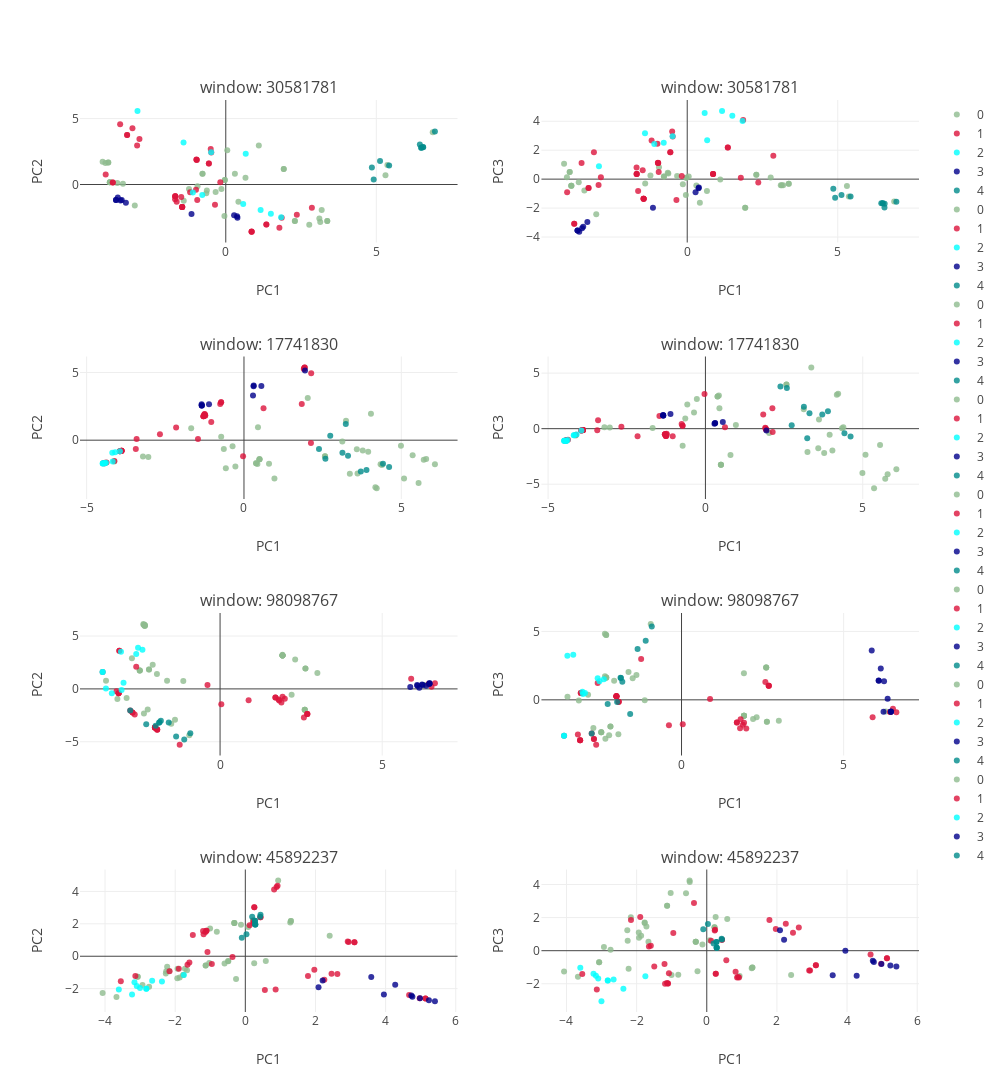

Notebook code cell kept with this figure:
### Markdown cell above
### I. Local variation sample

Visualize genetic structure at local windows using PCA.

### Code cell
## a look at local windows
from structure_tools.Tutorial_subplots import window_sample_plot

windows_pick= 5
Chr= 1

window_sample_plot(Windows,label_select,PCA_color_ref,Chr= 1,windows_pick= windows_pick,height= 1500,width= 1000)

### Figure 1 — Plotly figure (JSON) as saved in the notebook; plotly's stock layout.template omitted (floating-point values rounded to 4 significant figures)
{"data": [{"marker": {"color": "darkseagreen", "line": {"width": 0}, "opacity": 0.8, "size": 6, "symbol": "circle"}, "mode": "markers", "name": "0", "type": "scatter", "uid": "6b1c64d7-3d3f-49d5-8d57-96bd848e1dbe", "x": [5.305, 3.372, -3.904, -0.6284, -4.091, -0.336, 0.6552, 5.369, -0.9382, -3.603, -0.1449, 0.04963, 0.4202, 3.372, -3.416, 3.108, -3.85, 2.773, 3.186, 2.296, 2.296, 0.3034, -1.221, 1.926, -1.396, -0.04457, 3.139, -3.85, -0.773, -3.022, 1.926, -3.85, -0.0314, -0.6467, -0.0314, -0.773, -3.997, 6.875, -3.904, 1.098], "xaxis": "x", "y": [0.708, -2.765, 1.662, -0.4491, 1.73, -0.5725, 0.5062, 1.472, -0.1329, 0.1215, -0.3367, 2.596, -1.306, -2.765, 0.05395, -2.577, 0.1785, -3.045, -1.938, -2.761, -2.761, 0.816, -0.3329, 1.186, -1.231, -2.383, -2.845, 0.1785, 0.8198, -1.592, 1.186, 0.1785, 0.3485, -0.6637, 0.3485, 0.8198, 1.624, 3.963, 1.662, 2.956], "yaxis": "y"}, {"marker": {"color": "crimson", "line": {"width": 0}, "opacity": 0.8, "size": 6, "symbol": "circle"}, "mode": "markers", "name": "1", "type": "scatter", "uid": "868de749-bc66-4205-a42e-29d22e27faf7", "x": [-1.183, 2.86, -0.3583, -2.945, 1.858, -0.9473, -0.4816, -3.277, -0.5621, -3.509, -1.679, 1.348, -0.9744, -1.447, -3.753, -0.9714, -1.447, 2.36, 1.348, -3.099, 0.8583, -3.753, -0.5621, -3.277, 1.781, -1.447, 0.8583, -0.9889, 0.8583, -1.447, -1.683, -2.868, -0.1809, -1.631, -1.479, -0.5, -0.9623, -1.679, -3.989, -1.679], "xaxis": "x", "y": [-0.5821, -1.767, -1.542, 2.958, -2.514, -1.18, 2.432, 3.751, 1.589, 4.565, -0.896, -3.028, 1.902, -1.71, 0.1543, 1.887, -1.71, -2.297, -3.028, 4.267, -3.574, 0.1543, 1.589, 3.751, -3.284, -1.71, -3.574, -0.3939, -3.574, -1.71, -1.112, 3.453, 0.165, -1.308, -0.9395, 2.698, 1.864, -0.896, 0.7518, -0.896], "yaxis": "y"}, {"marker": {"color": "cyan", "line": {"width": 0}, "opacity": 0.8, "size": 6, "symbol": "circle"}, "mode": "markers", "name": "2", "type": "scatter", "uid": "00a823da-82be-4268-9524-af6c3da10140", "x": [-0.7806, -1.403, -0.4851, 1.838, 0.5794, 0.6631, -1.093, 1.157, -2.932, 1.498], "xaxis": "x", "y": [-0.8039, 3.183, 2.452, -2.483, -1.476, 2.33, -0.6154, -1.94, 5.586, -2.217], "yaxis": "y"}, {"marker": {"color": "darkblue", "line": {"width": 0}, "opacity": 0.8, "size": 6, "symbol": "circle"}, "mode": "markers", "name": "3", "type": "scatter", "uid": "8cea923e-6ab8-4cf5-91d5-bf8a5cb78280", "x": [0.3871, -1.138, -3.587, 0.376, -3.646, -3.455, 0.2767, -3.318, -3.494, -3.646], "xaxis": "x", "y": [-2.519, -2.228, -0.9821, -2.406, -1.169, -1.166, -2.339, -1.381, -1.207, -1.169], "yaxis": "y"}, {"marker": {"color": "darkcyan", "line": {"width": 0}, "opacity": 0.8, "size": 6, "symbol": "circle"}, "mode": "markers", "name": "4", "type": "scatter", "uid": "a94c4f77-4a60-4ba4-b647-1e7136ae9917", "x": [5.426, 4.853, 6.559, 6.494, 6.948, 6.553, 6.494, 4.914, 5.125, 6.447], "xaxis": "x", "y": [1.446, 1.282, 2.834, 2.78, 4.019, 2.842, 2.78, 0.3874, 1.786, 3.033], "yaxis": "y"}, {"marker": {"color": "darkseagreen", "line": {"width": 0}, "opacity": 0.8, "size": 6, "symbol": "circle"}, "mode": "markers", "name": "0", "type": "scatter", "uid": "db79b025-21f8-4462-b9e8-fd37d837e9e2", "x": [5.305, 3.372, -3.904, -0.6284, -4.091, -0.336, 0.6552, 5.369, -0.9382, -3.603, -0.1449, 0.04963, 0.4202, 3.372, -3.416, 3.108, -3.85, 2.773, 3.186, 2.296, 2.296, 0.3034, -1.221, 1.926, -1.396, -0.04457, 3.139, -3.85, -0.773, -3.022, 1.926, -3.85, -0.0314, -0.6467, -0.0314, -0.773, -3.997, 6.875, -3.904, 1.098], "xaxis": "x2", "y": [-0.4685, -0.318, 0.489, 0.3829, 1.061, 0.2111, -0.8139, -1.196, 0.8229, -0.2133, -0.3594, 0.185, -1.63, -0.318, -0.7855, -0.4192, -0.4544, 0.1121, -0.4152, 0.3017, 0.3017, -0.4382, 0.2603, -1.985, -0.3029, -1.098, -0.4252, -0.4544, 0.1815, -2.418, -1.985, -0.4544, 0.09306, 0.4337, 0.09306, 0.1815, 0.1305, -1.551, 0.489, -0.02061], "yaxis": "y2"}, {"marker": {"color": "crimson", "line": {"width": 0}, "opacity": 0.8, "size": 6, "symbol": "circle"}, "mode": "markers", "name": "1", "type": "scatter", "uid": "da295139-508c-4db2-b6c5-65db4bdb268e", "x": [-1.183, 2.86, -0.3583, -2.945, 1.858, -0.9473, -0.4816, -3.277, -0.5621, -3.509, -1.679, 1.348, -0.9744, -1.447, -3.753, -0.9714, -1.447, 2.36, 1.348, -3.099, 0.8583, -3.753, -0.5621, -3.277, 1.781, -1.447, 0.8583, -0.9889, 0.8583, -1.447, -1.683, -2.868, -0.1809, -1.631, -1.479, -0.5, -0.9623, -1.679, -3.989, -1.679], "xaxis": "x2", "y": [2.672, 1.62, -1.441, -0.4002, 4.082, 0.4969, 2.941, -0.6086, 1.861, 1.115, 0.36, 2.186, 1.137, -1.363, -3.088, 1.116, -1.363, -0.24, 2.186, 1.86, 0.3612, -3.088, 1.861, -0.6086, 0.0991, -1.363, 0.3612, 2.438, 0.3612, -1.363, 0.8117, 0.1365, 0.2104, -0.8277, 0.613, 3.292, 1.114, 0.36, -0.9129, 0.36], "yaxis": "y2"}, {"marker": {"color": "cyan", "line": {"width": 0}, "opacity": 0.8, "size": 6, "symbol": "circle"}, "mode": "markers", "name": "2", "type": "scatter", "uid": "34778e94-55fa-4466-a82a-158e032b8c08", "x": [-0.7806, -1.403, -0.4851, 1.838, 0.5794, 0.6631, -1.093, 1.157, -2.932, 1.498], "xaxis": "x2", "y": [2.508, 3.165, 2.97, 4.011, 4.569, 2.695, 2.432, 4.719, 0.891, 4.384], "yaxis": "y2"}, {"marker": {"color": "darkblue", "line": {"width": 0}, "opacity": 0.8, "size": 6, "symbol": "circle"}, "mode": "markers", "name": "3", "type": "scatter", "uid": "c7895bbb-b493-4e57-9cad-e660e0cb8de6", "x": [0.3871, -1.138, -3.587, 0.376, -3.646, -3.455, 0.2767, -3.318, -3.494, -3.646], "xaxis": "x2", "y": [-0.5813, -1.984, -3.627, -0.6234, -3.541, -3.285, -0.9, -2.958, -3.399, -3.541], "yaxis": "y2"}, {"marker": {"color": "darkcyan", "line": {"width": 0}, "opacity": 0.8, "size": 6, "symbol": "circle"}, "mode": "markers", "name": "4", "type": "scatter", "uid": "416337a3-ef39-4845-b35b-0c45ce732a32", "x": [5.426, 4.853, 6.559, 6.494, 6.948, 6.553, 6.494, 4.914, 5.125, 6.447], "xaxis": "x2", "y": [-1.204, -0.6704, -1.7, -1.658, -1.567, -1.951, -1.658, -1.286, -1.093, -1.662], "yaxis": "y2"}, {"marker": {"color": "darkseagreen", "line": {"width": 0}, "opacity": 0.8, "size": 6, "symbol": "circle"}, "mode": "markers", "name": "0", "type": "scatter", "uid": "edb14b68-363f-44bd-8f9c-47f16a4f74d5", "x": [0.3851, 4.176, 2.026, -0.3623, 0.7962, 0.4922, 0.9678, 4.383, 5.087, 0.4922, 5.789, 3.947, -3.039, 3.364, -0.2728, 2.575, 3.774, 0.4267, 0.3851, 4.217, 4.035, 3.125, 3.243, -0.5765, 2.575, -3.21, 5.549, 5.714, 0.4448, 3.608, -4.122, 0.4922, 3.586, -1.677, -0.6406, -0.724, 6.068, 4.988, 4.341, 5.36], "xaxis": "x3", "y": [-1.697, -3.483, 3.109, -0.4563, -1.746, -1.408, -2.824, -1.833, -2.823, -1.408, -1.394, -0.863, -1.241, -2.487, -1.937, -1.188, -0.761, -1.756, -1.697, -3.543, 1.947, -0.1035, 1.439, -2.07, -1.188, -1.205, -3.159, -1.449, 0.9638, -2.471, -1.571, -1.408, -0.6653, 0.8816, -0.6604, 0.2624, -1.779, -0.4029, -1.774, -1.119], "yaxis": "y3"}, {"marker": {"color": "crimson", "line": {"width": 0}, "opacity": 0.8, "size": 6, "symbol": "circle"}, "mode": "markers", "name": "1", "type": "scatter", "uid": "68f101a2-47a5-42af-bd45-d1f4f797b934", "x": [-2.67, 2.128, -1.287, 1.837, -3.437, -3.899, -2.156, 1.901, -3.889, -1.232, -3.943, -3.943, -1.259, -3.943, 0.6214, -1.233, -4.431, -0.0286, -1.462, -4.421, -0.7553, -4.475, -3.889, -1.246, -1.287, -1.259, -0.7268, 1.912, -4.431, 1.929, -1.287, -3.889, 1.929, -1.04, -4.118, -4.367, -3.889, 2.136, -3.412, -0.7268], "xaxis": "x3", "y": [0.4417, -0.2175, 1.77, 2.682, -0.6495, -0.8004, 0.9324, 5.252, -0.773, 1.833, -0.8088, -0.8088, 1.897, -0.8088, 2.368, 1.806, -1.704, -1.184, 0.09215, -1.676, 2.673, -1.712, -0.773, 1.925, 1.77, 1.897, 2.8, 5.306, -1.704, 5.379, 1.77, -0.773, 5.379, 1.339, -1.543, -1.64, -0.773, 4.94, 0.09431, 2.8], "yaxis": "y3"}, {"marker": {"color": "cyan", "line": {"width": 0}, "opacity": 0.8, "size": 6, "symbol": "circle"}, "mode": "markers", "name": "2", "type": "scatter", "uid": "52fd3142-f282-4455-aa63-6335fc7c05e8", "x": [-3.942, -4.171, -4.425, -4.384, -4.425, -4.483, -4.492, -4.475, -4.093, -4.185], "xaxis": "x3", "y": [-0.8158, -1.579, -1.704, -1.668, -1.704, -1.719, -1.725, -1.712, -0.8834, -0.9278], "yaxis": "y3"}, {"marker": {"color": "darkblue", "line": {"width": 0}, "opacity": 0.8, "size": 6, "symbol": "circle"}, "mode": "markers", "name": "3", "type": "scatter", "uid": "0491fa68-a1b1-4ae8-ac8d-239e56e17c7a", "x": [-1.346, -1.341, -1.341, 0.3085, 0.3055, 0.5522, 1.939, -1.111, -1.341, 0.2866], "xaxis": "x3", "y": [2.651, 2.557, 2.557, 4.038, 3.983, 4.002, 5.152, 2.65, 2.557, 3.299], "yaxis": "y3"}, {"marker": {"color": "darkcyan", "line": {"width": 0}, "opacity": 0.8, "size": 6, "symbol": "circle"}, "mode": "markers", "name": "4", "type": "scatter", "uid": "01aad731-f6c8-449b-b426-df217fb7acfc", "x": [3.306, 4.417, 3.893, 4.612, 3.235, 2.742, 2.588, 3.129, 2.383, 3.713], "xaxis": "x3", "y": [-1.155, -1.747, -2.21, -1.986, 1.194, 0.3347, -1.379, -0.9242, -0.6532, -2.318], "yaxis": "y3"}, {"marker": {"color": "darkseagreen", "line": {"width": 0}, "opacity": 0.8, "size": 6, "symbol": "circle"}, "mode": "markers", "name": "0", "type": "scatter", "uid": "6ad3a8a9-d345-49fa-882e-a17569dfc56c", "x": [0.3851, 4.176, 2.026, -0.3623, 0.7962, 0.4922, 0.9678, 4.383, 5.087, 0.4922, 5.789, 3.947, -3.039, 3.364, -0.2728, 2.575, 3.774, 0.4267, 0.3851, 4.217, 4.035, 3.125, 3.243, -0.5765, 2.575, -3.21, 5.549, 5.714, 0.4448, 3.608, -4.122, 0.4922, 3.586, -1.677, -0.6406, -0.724, 6.068, 4.988, 4.341, 5.36], "xaxis": "x4", "y": [2.895, 3.057, -0.3865, 1.45, -2.362, -3.245, 0.3278, 0.129, -2.347, -3.245, -4.105, -0.5565, 0.09445, 5.516, 2.659, 3.977, -2.193, 2.99, 2.895, 3.151, -1.956, 1.744, -2.097, 2.171, 3.977, 0.1324, -1.477, -4.499, 1.827, 0.8297, -0.6202, -3.245, -1.753, 0.05574, 0.9049, -1.535, -3.645, -3.98, 0.03435, -5.353], "yaxis": "y4"}, {"marker": {"color": "crimson", "line": {"width": 0}, "opacity": 0.8, "size": 6, "symbol": "circle"}, "mode": "markers", "name": "1", "type": "scatter", "uid": "48d1a46b-1daf-4453-929e-344b04b86827", "x": [-2.67, 2.128, -1.287, 1.837, -3.437, -3.899, -2.156, 1.901, -3.889, -1.232, -3.943, -3.943, -1.259, -3.943, 0.6214, -1.233, -4.431, -0.0286, -1.462, -4.421, -0.7553, -4.475, -3.889, -1.246, -1.287, -1.259, -0.7268, 1.912, -4.431, 1.929, -1.287, -3.889, 1.929, -1.04, -4.118, -4.367, -3.889, 2.136, -3.412, -0.7268], "xaxis": "x4", "y": [0.1606, 1.83, -0.5022, 1.273, -0.1321, -0.1538, -0.6759, 0.07423, -0.118, -0.5372, -0.1582, -0.1582, -0.6533, -0.1582, 0.13, -0.462, -1.074, 3.122, 1.141, -1.038, 0.4182, -1.079, -0.118, -0.6593, -0.5022, -0.6533, 0.2672, 0.03485, -1.074, -0.07681, -0.5022, -0.118, -0.07681, -0.678, -0.5509, -0.9982, -0.118, -0.2988, 0.7623, 0.2672], "yaxis": "y4"}, {"marker": {"color": "cyan", "line": {"width": 0}, "opacity": 0.8, "size": 6, "symbol": "circle"}, "mode": "markers", "name": "2", "type": "scatter", "uid": "b5de8023-46cc-41ab-9bc8-8a6fc2026cf3", "x": [-3.942, -4.171, -4.425, -4.384, -4.425, -4.483, -4.492, -4.475, -4.093, -4.185], "xaxis": "x4", "y": [-0.165, -0.5912, -1.108, -1.024, -1.108, -1.085, -1.09, -1.079, -0.5305, -0.5854], "yaxis": "y4"}, {"marker": {"color": "darkblue", "line": {"width": 0}, "opacity": 0.8, "size": 6, "symbol": "circle"}, "mode": "markers", "name": "3", "type": "scatter", "uid": "35545412-18b2-4331-a070-0287dec05a48", "x": [-1.346, -1.341, -1.341, 0.3085, 0.3055, 0.5522, 1.939, -1.111, -1.341, 0.2866], "xaxis": "x4", "y": [1.227, 1.191, 1.191, 0.5145, 0.4792, 0.5938, -0.1547, 1.33, 1.191, 0.4313], "yaxis": "y4"}, {"marker": {"color": "darkcyan", "line": {"width": 0}, "opacity": 0.8, "size": 6, "symbol": "circle"}, "mode": "markers", "name": "4", "type": "scatter", "uid": "9e1fd809-feb8-4e55-9d18-6edece2a286c", "x": [3.306, 4.417, 3.893, 4.612, 3.235, 2.742, 2.588, 3.129, 2.383, 3.713], "xaxis": "x4", "y": [1.379, -0.4068, 1.567, -0.7128, -0.8523, 0.3161, 3.659, 1.975, 3.786, 1.285], "yaxis": "y4"}, {"marker": {"color": "darkseagreen", "line": {"width": 0}, "opacity": 0.8, "size": 6, "symbol": "circle"}, "mode": "markers", "name": "0", "type": "scatter", "uid": "2fa1513f-7acb-4e11-b5eb-57f519fc82a9", "x": [2.207, -2.078, -2.322, -2.233, -2.192, 6.302, -2.719, 1.925, -2.324, -2.348, -2.364, -0.9494, -1.135, -2.477, 1.926, -3.167, -2.362, -1.635, 1.926, -2.477, 1.926, -2.883, -2.324, -2.322, 2.633, 2.612, -2.322, -3.518, 3.001, 2.316, 2.612, 1.926, -1.391, -1.948, 1.926, 2.633, -2.192, 2.612, -1.507, -2.477], "xaxis": "x5", "y": [-0.5424, 2.283, 5.976, -1.943, 1.84, 0.3782, 2.899, 3.227, 6.049, -2.32, 6.151, -4.374, 0.7368, 1.742, 3.154, -0.963, 6.078, 0.7641, 3.154, 1.742, 3.154, -0.8643, 6.04, 5.967, 1.924, -1.985, 5.976, 0.7727, 1.515, 2.777, -1.985, 3.154, -2.92, 1.4, 3.154, 1.924, 1.84, -1.985, -3.298, 1.742], "yaxis": "y5"}, {"marker": {"color": "crimson", "line": {"width": 0}, "opacity": 0.8, "size": 6, "symbol": "circle"}, "mode": "markers", "name": "1", "type": "scatter", "uid": "dfb19b7e-ae49-49b6-80ef-888e5c3e444d", "x": [0.8804, 2.585, -2.008, -2.701, 1.806, 2.69, 6.436, 0.03783, -1.245, 5.894, -2.008, 2.691, -3.128, -2.009, -3.623, -3.107, 1.997, -2.008, -3.107, 1.707, -2.633, -2.008, 6.521, -3.196, -1.939, -1.94, 1.823, -2.77, 6.627, -0.3883, 1.928, -1.939, -2.586, 2.691, 1.892, 6.436, -3.128, 1.707, -3.128, -2.701], "xaxis": "x5", "y": [-1.065, -2.704, -3.657, -2.231, -1.006, -2.38, 0.4711, -1.446, -5.272, 0.9486, -3.657, -2.368, -0.4149, -3.669, 1.589, 3.616, -0.9419, -3.657, 3.616, -0.8227, -2.419, -3.657, 0.1995, -0.2266, -3.846, -3.857, -1.09, -2.043, 0.5354, 0.3697, -0.7536, -3.846, 2.105, -2.368, -1.278, 0.4711, -0.4149, -0.8227, -0.4149, -2.231], "yaxis": "y5"}, {"marker": {"color": "cyan", "line": {"width": 0}, "opacity": 0.8, "size": 6, "symbol": "circle"}, "mode": "markers", "name": "2", "type": "scatter", "uid": "a6f79c69-e3cf-4631-bb52-31517b72e583", "x": [-2.586, -3.056, -3.038, -3.339, -3.521, -3.623, -2.978, -3.623, -2.394, -2.53], "xaxis": "x5", "y": [3.303, 3.508, -0.114, -0.4026, 0.04524, 1.589, 0.5892, 1.589, 3.697, 3.897], "yaxis": "y5"}, {"marker": {"color": "darkblue", "line": {"width": 0}, "opacity": 0.8, "size": 6, "symbol": "circle"}, "mode": "markers", "name": "3", "type": "scatter", "uid": "ba93c126-91de-43a9-9297-c3956fe941d4", "x": [6.078, 6.145, 5.866, 6.231, 6.46, 6.247, 6.46, 6.085, 6.459, 6.358], "xaxis": "x5", "y": [0.3747, 0.09879, 0.1869, 0.4079, 0.4751, 0.3612, 0.4751, 0.3013, 0.5489, 0.2865], "yaxis": "y5"}, {"marker": {"color": "darkcyan", "line": {"width": 0}, "opacity": 0.8, "size": 6, "symbol": "circle"}, "mode": "markers", "name": "4", "type": "scatter", "uid": "3d8ff5e4-1ffa-4d77-a1f2-b196ede93be1", "x": [-0.9177, -1.105, -1.584, -2.278, -1.987, -1.355, -2.77, -1.826, -1.868, -1.882], "xaxis": "x5", "y": [-4.199, -4.779, -3.18, -3.351, -3.483, -4.496, -2.043, -3.023, -3.165, -3.196], "yaxis": "y5"}, {"marker": {"color": "darkseagreen", "line": {"width": 0}, "opacity": 0.8, "size": 6, "symbol": "circle"}, "mode": "markers", "name": "0", "type": "scatter", "uid": "1d884638-2d2d-4d8d-b482-e3cd3fdac37a", "x": [2.207, -2.078, -2.322, -2.233, -2.192, 6.302, -2.719, 1.925, -2.324, -2.348, -2.364, -0.9494, -1.135, -2.477, 1.926, -3.167, -2.362, -1.635, 1.926, -2.477, 1.926, -2.883, -2.324, -2.322, 2.633, 2.612, -2.322, -3.518, 3.001, 2.316, 2.612, 1.926, -1.391, -1.948, 1.926, 2.633, -2.192, 2.612, -1.507, -2.477], "xaxis": "x6", "y": [-1.402, 1.404, 1.628, -2.598, -1.948, -0.8499, -2.062, 1.949, 4.739, -2.844, 4.833, 5.554, -0.02361, -2.378, -1.162, -0.05562, 1.722, 2.036, -1.162, -2.378, -1.162, 0.3746, 4.734, 1.623, -1.595, 2.356, 1.628, 0.2232, -1.523, -1.28, 2.356, -1.162, 1.816, -2.523, -1.162, -1.595, -1.948, 2.356, 1.57, -2.378], "yaxis": "y6"}, {"marker": {"color": "crimson", "line": {"width": 0}, "opacity": 0.8, "size": 6, "symbol": "circle"}, "mode": "markers", "name": "1", "type": "scatter", "uid": "d848be73-38e8-42f7-ad07-aac4ebb3fd08", "x": [0.8804, 2.585, -2.008, -2.701, 1.806, 2.69, 6.436, 0.03783, -1.245, 5.894, -2.008, 2.691, -3.128, -2.009, -3.623, -3.107, 1.997, -2.008, -3.107, 1.707, -2.633, -2.008, 6.521, -3.196, -1.939, -1.94, 1.823, -2.77, 6.627, -0.3883, 1.928, -1.939, -2.586, 2.691, 1.892, 6.436, -3.128, 1.707, -3.128, -2.701], "xaxis": "x6", "y": [0.05846, 1.299, 0.2647, -2.864, -2.078, 1.039, -0.8964, -1.778, 2.984, -1.265, 0.2647, 1.036, -2.951, 0.2671, -2.628, 0.4944, -2.093, 0.2647, 0.4944, -1.662, -3.274, 0.2647, -0.6485, -2.541, -0.145, -0.1426, -1.42, -2.455, -0.9114, -1.865, -1.683, -0.145, 1.236, 1.036, -1.83, -0.8964, -2.951, -1.662, -2.951, -2.864], "yaxis": "y6"}, {"marker": {"color": "cyan", "line": {"width": 0}, "opacity": 0.8, "size": 6, "symbol": "circle"}, "mode": "markers", "name": "2", "type": "scatter", "uid": "5d998b5f-3694-4398-8dc3-6b41581c21f2", "x": [-2.586, -3.056, -3.038, -3.339, -3.521, -3.623, -2.978, -3.623, -2.394, -2.53], "xaxis": "x6", "y": [1.571, 0.5903, 0.4337, 3.301, 3.232, -2.628, 0.4953, -2.628, 1.509, 1.353], "yaxis": "y6"}, {"marker": {"color": "darkblue", "line": {"width": 0}, "opacity": 0.8, "size": 6, "symbol": "circle"}, "mode": "markers", "name": "3", "type": "scatter", "uid": "683aba37-8fee-4667-9f0e-ce63192a4311", "x": [6.078, 6.145, 5.866, 6.231, 6.46, 6.247, 6.46, 6.085, 6.459, 6.358], "xaxis": "x6", "y": [1.412, 2.288, 3.616, -0.8688, -0.8717, 1.352, -0.8717, 1.395, -0.8512, 0.0846], "yaxis": "y6"}, {"marker": {"color": "darkcyan", "line": {"width": 0}, "opacity": 0.8, "size": 6, "symbol": "circle"}, "mode": "markers", "name": "4", "type": "scatter", "uid": "1006a52e-c69a-47bd-a285-101edf7e9c8b", "x": [-0.9177, -1.105, -1.584, -2.278, -1.987, -1.355, -2.77, -1.826, -1.868, -1.882], "xaxis": "x6", "y": [5.355, 4.316, -1.04, -0.2963, -0.161, 3.716, -2.455, 1.331, 1.597, 1.608], "yaxis": "y6"}, {"marker": {"color": "darkseagreen", "line": {"width": 0}, "opacity": 0.8, "size": 6, "symbol": "circle"}, "mode": "markers", "name": "0", "type": "scatter", "uid": "a9cd6f3c-6a26-40b9-bfda-c7bed0ce4854", "x": [-0.4905, -1.029, -0.4856, -0.3135, 1.281, -1.77, -2.229, -1.872, -1.721, -0.2644, 0.9364, -3.069, -0.1238, 0.5838, 1.3, 0.2206, 0.08298, 1.3, 2.405, -1.131, -2.165, -2.266, -0.5917, -1.131, -1.005, -0.3135, -2.255, -2.743, -1.77, -1.933, -0.3135, -4.069, -1.663, -2.933, 0.2206, -1.939, -0.8126, -3.069, 0.2528, -3.674], "xaxis": "x7", "y": [-0.2867, -0.4153, -0.3136, 2.056, 2.081, -1.165, -0.6543, -1.317, -0.766, -1.407, 4.682, -1.258, 1.939, -0.2926, 2.178, 2.211, 1.809, 2.178, 1.258, -0.5783, -0.9175, -1.07, -0.4497, -0.5783, 1.705, 2.056, -0.9216, -1.889, -1.155, -0.7662, 2.056, -2.264, -0.8716, -1.772, 2.211, -1.357, 1.515, -1.258, -0.4304, -2.511], "yaxis": "y7"}, {"marker": {"color": "crimson", "line": {"width": 0}, "opacity": 0.8, "size": 6, "symbol": "circle"}, "mode": "markers", "name": "1", "type": "scatter", "uid": "a9c91a9f-8f7a-4f30-aeb5-9dea2668a223", "x": [-2.161, -1.108, 0.1223, -1.079, -1.595, -3.136, -1.897, 0.8915, 0.432, -0.3649, 4.67, 1.786, 2.92, -1.649, 0.5572, -1.136, 0.8642, 3.111, 0.2356, 0.8215, -1.108, -3.55, 0.9192, -1.497, -1.19, 0.227, 0.2559, 4.971, 5.137, 1.968, 2.253, 2.624, 2.945, 3.111, -1.205, 0.2559, -0.9547, 2.458, 5.137, 0.432], "xaxis": "x7", "y": [-0.933, 1.57, 1.911, 0.2659, -0.386, -1.214, -0.7715, 4.279, 2.399, -0.04521, -2.389, -1.221, 0.9059, -0.5302, -2.085, 1.495, -2.051, 0.8619, 2.194, 4.124, 1.57, -1.537, 4.355, 1.316, 1.351, 2.03, 3.025, -2.599, -2.615, -0.839, -1.447, -1.094, 0.878, 0.8619, 1.553, 3.025, -0.4718, -1.078, -2.615, 2.399], "yaxis": "y7"}, {"marker": {"color": "cyan", "line": {"width": 0}, "opacity": 0.8, "size": 6, "symbol": "circle"}, "mode": "markers", "name": "2", "type": "scatter", "uid": "f23b3fb2-fd2a-4ddb-b252-b019eb6afa12", "x": [-2.823, -1.751, -3.003, -3.161, -2.377, -3.23, -2.823, -3.095, -2.657, -3.606], "xaxis": "x7", "y": [-2.01, -1.163, -1.965, -1.609, -1.564, -2.355, -2.01, -1.833, -1.513, -2.054], "yaxis": "y7"}, {"marker": {"color": "darkblue", "line": {"width": 0}, "opacity": 0.8, "size": 6, "symbol": "circle"}, "mode": "markers", "name": "3", "type": "scatter", "uid": "958b14c1-f961-4ff7-947a-00fd6007a8e5", "x": [4.734, 5.235, 4.274, 2.204, 5.406, 4.764, 4.98, 3.951, 3.591, 2.087], "xaxis": "x7", "y": [-2.42, -2.716, -1.759, -1.505, -2.77, -2.495, -2.594, -2.36, -1.277, -1.911], "yaxis": "y7"}, {"marker": {"color": "darkcyan", "line": {"width": 0}, "opacity": 0.8, "size": 6, "symbol": "circle"}, "mode": "markers", "name": "4", "type": "scatter", "uid": "f56b5de8-4f9c-4729-9485-9623ca0bc528", "x": [0.4229, 0.1949, 0.2828, 0.2762, 0.03237, 0.2828, 0.4328, 0.2828, 0.2762, -0.0998], "xaxis": "x7", "y": [2.431, 2.43, 1.957, 2.186, 1.365, 1.957, 2.554, 1.957, 2.186, 1.14], "yaxis": "y7"}, {"marker": {"color": "darkseagreen", "line": {"width": 0}, "opacity": 0.8, "size": 6, "symbol": "circle"}, "mode": "markers", "name": "0", "type": "scatter", "uid": "bfb52ff3-5863-445b-a07b-5a655dfec85a", "x": [-0.4905, -1.029, -0.4856, -0.3135, 1.281, -1.77, -2.229, -1.872, -1.721, -0.2644, 0.9364, -3.069, -0.1238, 0.5838, 1.3, 0.2206, 0.08298, 1.3, 2.405, -1.131, -2.165, -2.266, -0.5917, -1.131, -1.005, -0.3135, -2.255, -2.743, -1.77, -1.933, -0.3135, -4.069, -1.663, -2.933, 0.2206, -1.939, -0.8126, -3.069, 0.2528, -3.674], "xaxis": "x8", "y": [4.25, 3.485, 4.148, 0.5447, -1.055, 1.698, -1.098, 0.9063, 1.463, -1.248, -1.527, -0.6989, 0.3686, 1.921, -1.019, 1.413, 0.63, -1.019, -1.475, 2.713, 2.023, 1.232, 3.479, 2.713, -1.476, 0.5447, 0.5955, 0.0519, 1.678, 0.7824, 0.5447, -1.253, 0.5377, 0.228, 1.413, 1.095, -1.459, -0.6989, 2.04, -1.579], "yaxis": "y8"}, {"marker": {"color": "crimson", "line": {"width": 0}, "opacity": 0.8, "size": 6, "symbol": "circle"}, "mode": "markers", "name": "1", "type": "scatter", "uid": "ac0e0a9e-7ad6-4a27-bac6-58adea7e2d65", "x": [-2.161, -1.108, 0.1223, -1.079, -1.595, -3.136, -1.897, 0.8915, 0.432, -0.3649, 4.67, 1.786, 2.92, -1.649, 0.5572, -1.136, 0.8642, 3.111, 0.2356, 0.8215, -1.108, -3.55, 0.9192, -1.497, -1.19, 0.227, 0.2559, 4.971, 5.137, 1.968, 2.253, 2.624, 2.945, 3.111, -1.205, 0.2559, -0.9547, 2.458, 5.137, 0.432], "xaxis": "x8", "y": [1.85, -1.986, 0.5961, -1.358, 0.2976, -2.353, 2.034, -1.584, 0.6645, 2.88, -0.2372, 1.858, -1.192, 0.2462, -0.5716, -1.951, -1.622, -0.8782, 1.263, -1.273, -1.986, -1.405, -1.619, -0.9519, -2.003, 1.217, -1.392, -0.7887, -0.4631, 1.307, 1.633, 1.405, -1.204, -0.8782, -0.802, -1.392, 1.066, 1.08, -0.4631, 0.6645], "yaxis": "y8"}, {"marker": {"color": "cyan", "line": {"width": 0}, "opacity": 0.8, "size": 6, "symbol": "circle"}, "mode": "markers", "name": "2", "type": "scatter", "uid": "c971c653-c31c-440e-87b2-ee6460f7bf66", "x": [-2.823, -1.751, -3.003, -3.161, -2.377, -3.23, -2.823, -3.095, -2.657, -3.606], "xaxis": "x8", "y": [-1.805, -1.55, -3.049, -1.522, -2.299, -1.395, -1.805, -1.681, -1.742, -1.028], "yaxis": "y8"}, {"marker": {"color": "darkblue", "line": {"width": 0}, "opacity": 0.8, "size": 6, "symbol": "circle"}, "mode": "markers", "name": "3", "type": "scatter", "uid": "0921e8a5-dacd-41da-88f2-0e3a8a99a8e9", "x": [4.734, 5.235, 4.274, 2.204, 5.406, 4.764, 4.98, 3.951, 3.591, 2.087], "xaxis": "x8", "y": [-0.6072, -0.902, -1.508, 0.6648, -0.9614, -0.6869, -0.8089, -0.002476, -1.477, 1.24], "yaxis": "y8"}, {"marker": {"color": "darkcyan", "line": {"width": 0}, "opacity": 0.8, "size": 6, "symbol": "circle"}, "mode": "markers", "name": "4", "type": "scatter", "uid": "e9a28654-7551-4433-b374-169bdd81eaa7", "x": [0.4229, 0.1949, 0.2828, 0.2762, 0.03237, 0.2828, 0.4328, 0.2828, 0.2762, -0.0998], "xaxis": "x8", "y": [0.7184, 0.4308, 0.176, 0.5285, 1.62, 0.176, 0.6738, 0.176, 0.5285, 1.299], "yaxis": "y8"}], "layout": {"annotations": [{"font": {"size": 16}, "showarrow": false, "text": "window: 30581781", "x": 0.225, "xanchor": "center", "xref": "paper", "y": 1, "yanchor": "bottom", "yref": "paper"}, {"font": {"size": 16}, "showarrow": false, "text": "window: 30581781", "x": 0.775, "xanchor": "center", "xref": "paper", "y": 1, "yanchor": "bottom", "yref": "paper"}, {"font": {"size": 16}, "showarrow": false, "text": "window: 17741830", "x": 0.225, "xanchor": "center", "xref": "paper", "y": 0.7188, "yanchor": "bottom", "yref": "paper"}, {"font": {"size": 16}, "showarrow": false, "text": "window: 17741830", "x": 0.775, "xanchor": "center", "xref": "paper", "y": 0.7188, "yanchor": "bottom", "yref": "paper"}, {"font": {"size": 16}, "showarrow": false, "text": "window: 98098767", "x": 0.225, "xanchor": "center", "xref": "paper", "y": 0.4375, "yanchor": "bottom", "yref": "paper"}, {"font": {"size": 16}, "showarrow": false, "text": "window: 98098767", "x": 0.775, "xanchor": "center", "xref": "paper", "y": 0.4375, "yanchor": "bottom", "yref": "paper"}, {"font": {"size": 16}, "showarrow": false, "text": "window: 45892237", "x": 0.225, "xanchor": "center", "xref": "paper", "y": 0.1562, "yanchor": "bottom", "yref": "paper"}, {"font": {"size": 16}, "showarrow": false, "text": "window: 45892237", "x": 0.775, "xanchor": "center", "xref": "paper", "y": 0.1562, "yanchor": "bottom", "yref": "paper"}], "height": 1500, "width": 1000, "xaxis": {"anchor": "y", "domain": [0, 0.45], "title": "PC1"}, "xaxis2": {"anchor": "y2", "domain": [0.55, 1], "title": "PC1"}, "xaxis3": {"anchor": "y3", "domain": [0, 0.45], "title": "PC1"}, "xaxis4": {"anchor": "y4", "domain": [0.55, 1], "title": "PC1"}, "xaxis5": {"anchor": "y5", "domain": [0, 0.45], "title": "PC1"}, "xaxis6": {"anchor": "y6", "domain": [0.55, 1], "title": "PC1"}, "xaxis7": {"anchor": "y7", "domain": [0, 0.45], "title": "PC1"}, "xaxis8": {"anchor": "y8", "domain": [0.55, 1], "title": "PC1"}, "yaxis": {"anchor": "x", "domain": [0.8438, 1], "title": "PC2"}, "yaxis2": {"anchor": "x2", "domain": [0.8438, 1], "title": "PC3"}, "yaxis3": {"anchor": "x3", "domain": [0.5625, 0.7188], "title": "PC2"}, "yaxis4": {"anchor": "x4", "domain": [0.5625, 0.7188], "title": "PC3"}, "yaxis5": {"anchor": "x5", "domain": [0.2812, 0.4375], "title": "PC2"}, "yaxis6": {"anchor": "x6", "domain": [0.2812, 0.4375], "title": "PC3"}, "yaxis7": {"anchor": "x7", "domain": [0, 0.1562], "title": "PC2"}, "yaxis8": {"anchor": "x8", "domain": [0, 0.1562], "title": "PC3"}}}
